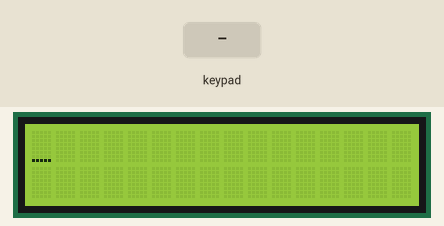
Bench run of a sketch on a simulated Arduino Mega 2560, built with avr-gcc and run on an emulated ATmega2560. On the bench: 16×2 character LCD. Inputs (shaded band) come from the test bench. What the sketch prints to the serial monitor is not drawn.

Above: at 1.2 s.
1.3 s: keypad keys 5 6 7 8 # pressed 0.4 s apart
At 3.2 s:
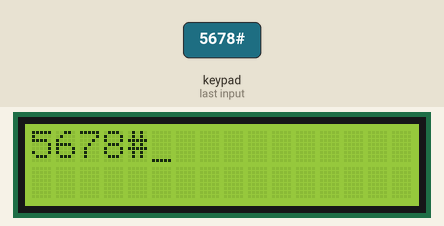
4.8 s: key '*' pressed
At 6.0 s:
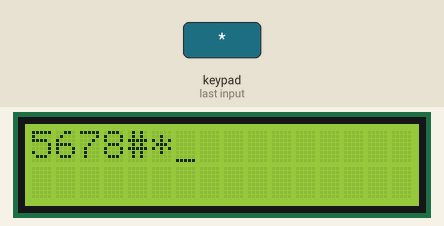
6.3 s: keypad keys 2 3 4 # pressed 0.4 s apart
At 7.9 s:
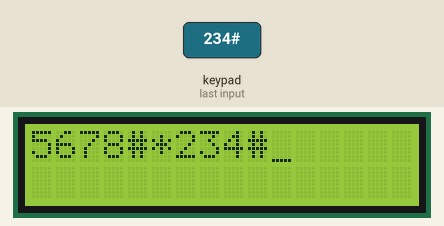
9.4 s: key '#' pressed
At 10.6 s:
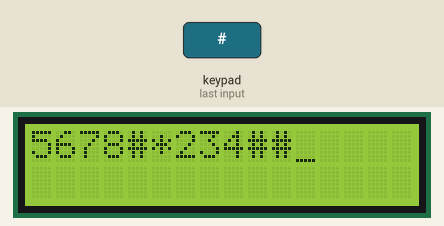
10.9 s: keypad keys 1 3 9 7 # pressed 0.4 s apart
At 13.1 s:
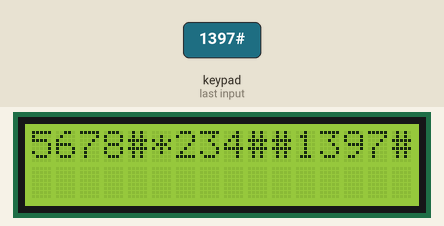
14.4 s: keypad keys 5 6 7 8 * pressed 0.4 s apart
At 17.0 s:
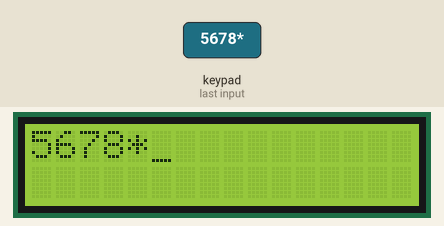
Timing chart, 0 to 18.5 s (numbered marks = the images above; inputs shaded):
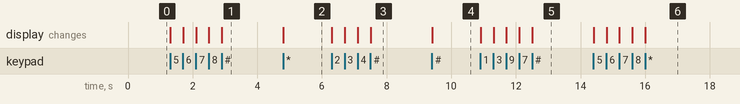

The sketch:

Keypad_and_16x2_LCD_example_for_arduino_mega.ino
```cpp
/*  Keypad 2x16 LCD example on Adruino mega 2560  */

/* Arduino pin - keypad pin (top side view) */
/*     5               1                    */
/*     6               2                    */
/*     7               3                    */
/*     8               4                    */
/*     2               5                    */
/*     3               6                    */
/*     4               7                    */


/* 2x16 LCD to Arduino 2560 pins            */
/* LCD RS pin to digital pin 12             */
/* LCD Enable pin to digital pin 11         */
/* LCD D4 pin to digital pin 53             */
/* LCD D5 pin to digital pin 52             */
/* LCD D6 pin to digital pin 51             */
/* LCD D7 pin to digital pin 50             */
/* LCD R/W pin to ground                    */
/* 10K resistor                             */
/* ends to +5V and ground                   */
/* wiper to LCD VO pin (pin 3)              */


#include <Keypad.h>
#include <LiquidCrystal.h>

const byte ROWS = 4; //four rows
const byte COLS = 3; //three columns
char keys[ROWS][COLS] = {
   {'1','2','3'},
   {'4','5','6'},
   {'7','8','9'},
   {'*','0','#'}
};
 byte rowPins[ROWS] = {5, 6, 7, 8}; //connect to the row pinouts of the keypad
 byte colPins[COLS] = {2, 3, 4}; //connect to the column pinouts of the keypad

 Keypad keypad = Keypad( makeKeymap(keys), rowPins, colPins, ROWS, COLS );

   // initialize the library with the numbers of the interface pins
   LiquidCrystal lcd(12, 11, 53, 52, 51, 50);

   int cursorColumnCount = 0;  //Counts the number of key characters sent to the display.

void setup(){
   // set up the LCD's number of columns and rows:
   lcd.begin(16, 2);

   Serial.begin(9600);
   lcd.clear();         //Clear the display and return cursor to top left.
   lcd.cursor();
}

void loop(){
   char key = keypad.getKey();

   if (key != NO_KEY){
      if (cursorColumnCount > 15){    //If cursor reaches end of line on LCD set it back to top left.
          lcd.clear();
          cursorColumnCount = 0;
      }
      lcd.print(key);          //Output to LCD display.
      Serial.println(key);
      cursorColumnCount++;     //Keep track of number of characters sent to the display.
   }
}
```

Measured:
- after the input at 1.3 s, the display: first changes at once (image 1 shows a later state)
- after the input at 4.8 s, the display: changes at once (image 2)
- after the input at 6.3 s, the display: first changes at once (image 3 shows a later state)
- after the input at 9.4 s, the display: changes at once (image 4)
- after the input at 10.9 s, the display: first changes at once (image 5 shows a later state)
- after the input at 14.4 s, the display: first changes at once (image 6 shows a later state)
